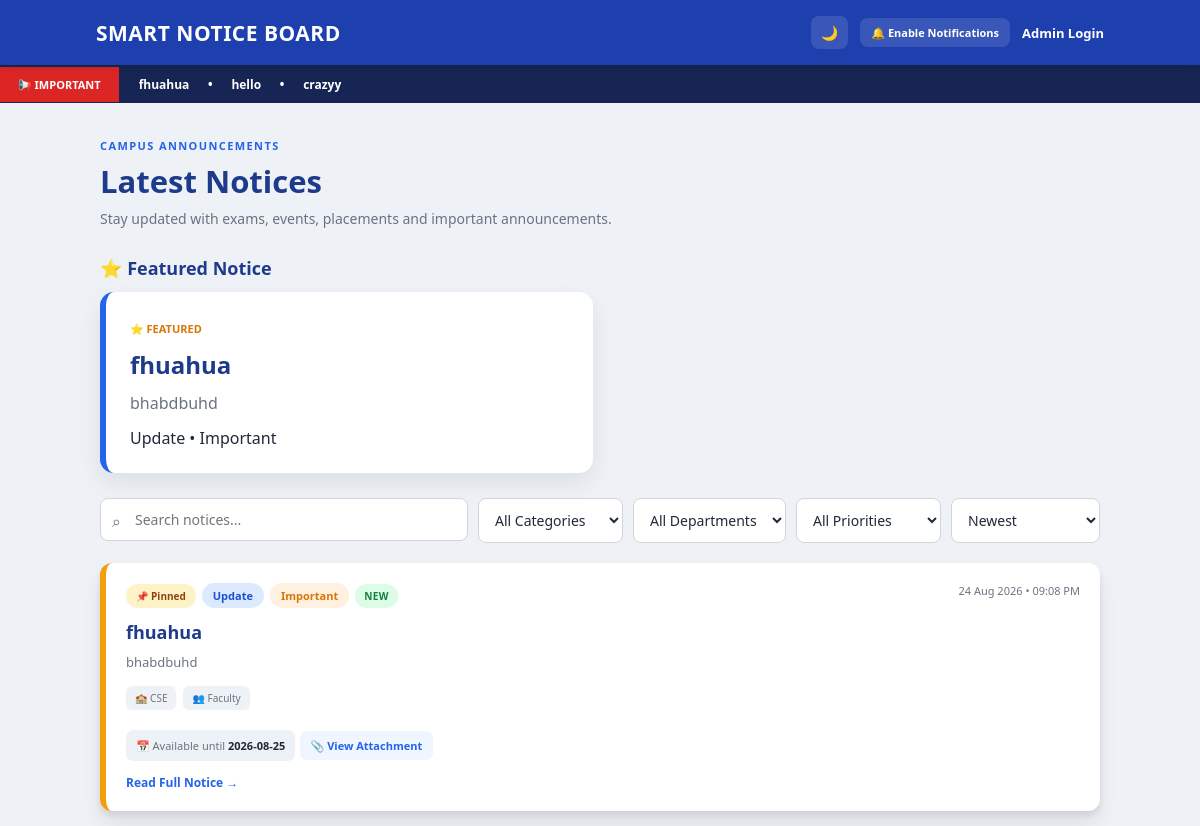
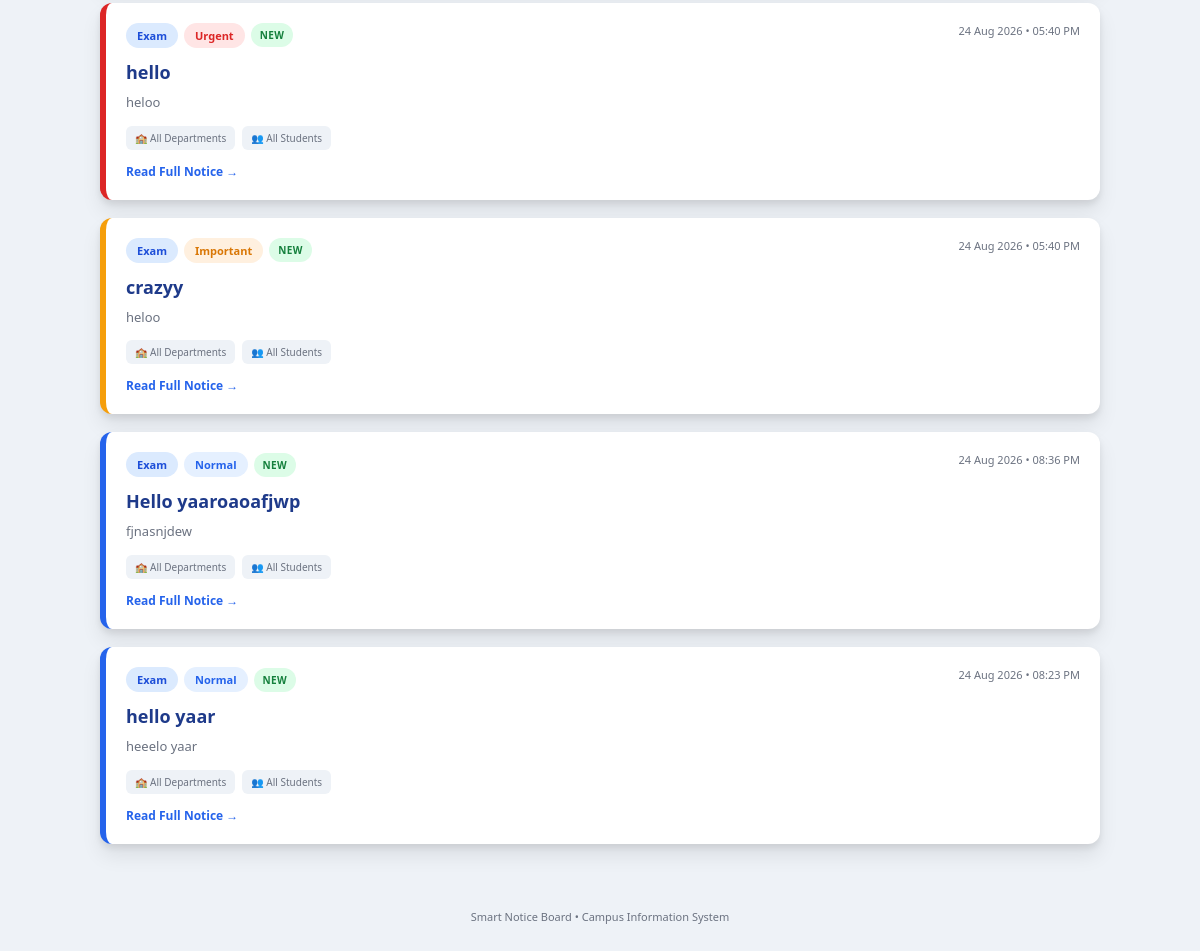
The page / on the database its author committed (2 pictures, top to bottom).
### tables this page shows
CREATE TABLE notices(
            id INTEGER PRIMARY KEY AUTOINCREMENT,
            title TEXT NOT NULL,
            description TEXT NOT NULL,
            category TEXT NOT NULL,
            created_at TEXT NOT NULL,
            priority TEXT NOT NULL
        , expiry_date TEXT, pinned INTEGER NOT NULL DEFAULT 0, status TEXT NOT NULL DEFAULT 'Active', updated_at TEXT, department TEXT DEFAULT 'All Departments', audience TEXT DEFAULT 'All Students', attachment TEXT, views INTEGER NOT NULL DEFAULT 0, featured INTEGER NOT NULL DEFAULT 0, publish_at TEXT, deleted_at TEXT, smart_score INTEGER NOT NULL DEFAULT 0);

### app.py (the view)
@app.route("/")
def home():
    notices = get_public_notices()
    ticker = [
        notice
        for notice in notices
        if notice["priority"]
        in ["Urgent", "Important"]
    ][:5]
    featured = [
        notice
        for notice in notices
        if notice["featured"]
    ]
    return render_template(
        "home.html",
        notices=notices,
        ticker=ticker,
        featured=featured
    )

### app.py (called while the page is built)
def get_db():
    conn = sqlite3.connect(DATABASE)
    conn.row_factory = sqlite3.Row
    return conn

def parse_created_time(value):
    if not value:
        return None
    formats = [
        "%d %b %Y • %I:%M %p",
        "%Y-%m-%d %H:%M:%S"
    ]
    for fmt in formats:
        try:
            return datetime.strptime(value, fmt)
        except ValueError:
            pass
    return None

def calculate_score(notice):
    score = 0
    priority_scores = {
        "Normal": 10,
        "Important": 30,
        "Urgent": 50
    }
    score += priority_scores.get(
        notice["priority"],
        10
    )
    if notice["pinned"]:
        score += 20
    if notice["featured"]:
        score += 25
    created = parse_created_time(
        notice["created_at"]
    )
    if created:
        age = datetime.now() - created
        if age.total_seconds() <= 86400:
            score += 10
    expiry = notice["expiry_date"]
    if expiry:
        try:
            expiry_date = datetime.strptime(
                expiry,
                "%Y-%m-%d"
            ).date()
            days_left = (
                expiry_date - date.today()
            ).days
            if 0 <= days_left <= 3:
                score += 15
        except ValueError:
            pass
    return score

def prepare_notice(row):
    notice = dict(row)
    created = parse_created_time(
        notice.get("created_at")
    )
    notice["created_timestamp"] = (
        created.timestamp()
        if created
        else 0
    )
    notice["is_new"] = False
    if created:
        age = datetime.now() - created
        notice["is_new"] = (
            age.total_seconds() <= 86400
        )
    return notice

def get_public_notices():
    update_notice_statuses()
    conn = get_db()
    cur = conn.cursor()
    cur.execute("""
        SELECT *
        FROM notices
        WHERE status = 'Active'
        AND deleted_at IS NULL
        ORDER BY
            featured DESC,
            pinned DESC,
            smart_score DESC,
            id DESC
    """)
    rows = cur.fetchall()
    conn.close()
    return [
        prepare_notice(row)
        for row in rows
    ]

### templates/home.html (shortened to what this page needs)
<!DOCTYPE html>
<html>
<head>
<link
    rel="stylesheet"
    href="{{ url_for('static', filename='style.css') }}"
>
</head>
<body>
<header>
<h2>
SMART NOTICE BOARD
</h2>
<div class="header-actions">
<button
    class="theme-btn"
    id="themeToggle"
>
</button>
<button
    class="notify-btn"
    id="notificationButton"
>
🔔 Enable Notifications
</button>
<a href="/login">
Admin Login
</a>
</div>
</header>
{% if ticker %}
<div class="ticker">
<div class="ticker-label">
📢 IMPORTANT
</div>
<div class="ticker-content">
{% for notice in ticker %}
<a href="/notice/{{ notice['id'] }}">
{{ notice['title'] }}
</a>
{% if not loop.last %}
<span>•</span>
{% endif %}
{% endfor %}
</div>
</div>
{% endif %}
<div class="container public-container">
<div class="public-hero">
<span class="eyebrow">
CAMPUS ANNOUNCEMENTS
</span>
<h1>
Latest Notices
</h1>
<p>
Stay updated with exams, events, placements and important announcements.
</p>
</div>
{% if featured %}
<h2 class="section-title">
⭐ Featured Notice
</h2>
<div class="featured-grid">
{% for notice in featured[:2] %}
<a
    href="/notice/{{ notice['id'] }}"
    class="featured-card notice-{{ notice['priority']|lower }}"
>
<span class="featured-label">
⭐ FEATURED
</span>
<h2>
{{ notice['title'] }}
</h2>
<p>
{{ notice['description'] }}
</p>
<div>
{{ notice['category'] }}
•
{{ notice['priority'] }}
</div>
</a>
{% endfor %}
</div>
{% endif %}
<div class="toolbar public-toolbar">
<div class="search-box">
<span>⌕</span>
<input
    type="search"
    id="noticeSearch"
    placeholder="Search notices..."
>
</div>
<select id="categoryFilter">
<option value="all">
All Categories
</option>
</select>
<select id="departmentFilter">
<option value="all">
All Departments
</option>
</select>
<select id="priorityFilter">
<option value="all">
All Priorities
</option>
</select>
<select id="sortNotices">
<option value="newest">
Newest
</option>
</select>
</div>
<div id="noticeList">
{% for notice in notices %}
<article
class="notice notice-{{ notice['priority']|lower }} notice-item"
data-title="{{ notice['title']|lower }}"
data-description="{{ notice['description']|lower }}"
data-category="{{ notice['category'] }}"
data-department="{{ notice['department'] }}"
data-priority="{{ notice['priority'] }}"
data-created="{{ notice['created_timestamp'] }}"
>
<div class="notice-header">
<div class="notice-badges">
{% if notice['pinned'] %}
<span class="pin-badge">
📌 Pinned
</span>
{% endif %}
<span class="category">
{{ notice['category'] }}
</span>
<span class="priority priority-{{ notice['priority']|lower }}">
{{ notice['priority'] }}
</span>
{% if notice['is_new'] %}
<span class="new-badge">
NEW
</span>
{% endif %}
</div>
<small>
{{ notice['created_at'] }}
</small>
</div>
<h3>
{{ notice['title'] }}
</h3>
<p>
{{ notice['description'] }}
</p>
<div class="audience-row">
<span>
🏫 {{ notice['department'] }}
</span>
<span>
👥 {{ notice['audience'] }}
</span>
</div>
{% if notice['expiry_date'] %}
<div class="public-expiry">
📅 Available until
<strong>
{{ notice['expiry_date'] }}
</strong>
</div>
{% endif %}
{% if notice['attachment'] %}
<a
href="{{ url_for(
'static',
filename='uploads/' + notice['attachment']
) }}"
class="attachment-btn"
target="_blank"
>
📎 View Attachment
</a>
{% endif %}
<a
href="/notice/{{ notice['id'] }}"
class="read-more"
>
Read Full Notice →
</a>
</article>
{% endfor %}
</div>
</div>
<footer>
Smart Notice Board • Campus Information System
</footer>
</body>
</html>

### rows shown on the page
notices: title "fhuahua", description "bhabdbuhd", category "Update", priority "Important", pinned "📌 Pinned", created_at "24 Aug 2026 • 09:08 PM", department "CSE", audience "Faculty", expiry_date "2026-08-25"
notices: title "hello", category "Exam", priority "Urgent", created_at "24 Aug 2026 • 05:40 PM", description "heloo", department "All Departments", audience "All Students"
notices: title "crazyy", category "Exam", priority "Important", created_at "24 Aug 2026 • 05:40 PM", description "heloo", department "All Departments", audience "All Students"
notices: category "Exam", priority "Normal", created_at "24 Aug 2026 • 08:36 PM", title "Hello yaaroaoafjwp", description "fjnasnjdew", department "All Departments", audience "All Students"
notices: category "Exam", priority "Normal", created_at "24 Aug 2026 • 08:23 PM", title "hello yaar", description "heeelo yaar", department "All Departments", audience "All Students"
